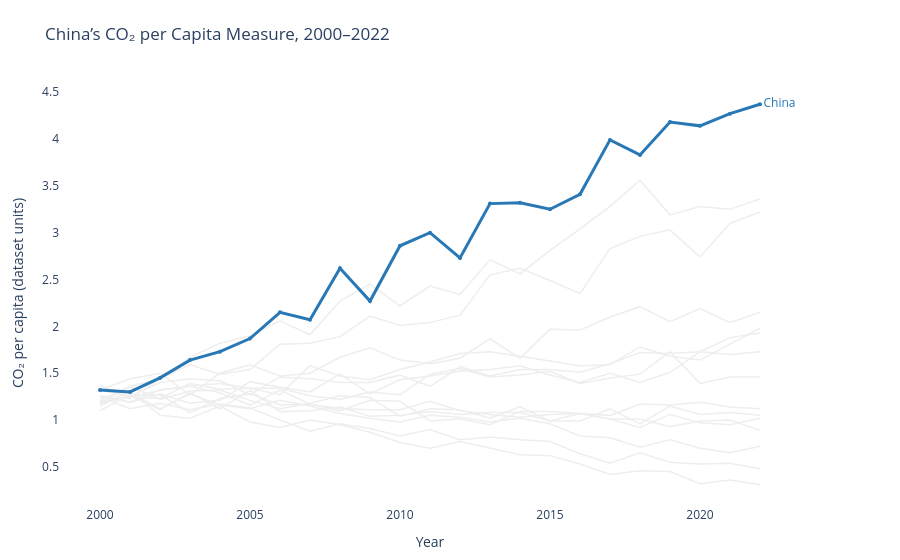

Notebook code cell kept with this figure:
### Code cell
highlight_country = 'China'
fig = go.Figure()

# Draw all countries in light grey
for country in df['Country'].unique():
    country_df = df[df['Country'] == country].sort_values('Year')

    fig.add_trace(go.Scatter(
        x=country_df['Year'],
        y=country_df['CO2_per_capita'],
        mode='lines',
        line=dict(color='#EEEEEE', width=1.5),
        hovertemplate=(
            f'{country}<br>Year: %{{x}}'
            '<br>CO2 per capita: %{y:.2f}<extra></extra>'
        ),
        showlegend=False
    ))

china_df = (
    df[df['Country'] == highlight_country]
    .sort_values('Year')
)

labels = [''] * len(china_df)
labels[-1] = 'China'

fig.add_trace(go.Scatter(
    x=china_df['Year'],
    y=china_df['CO2_per_capita'],
    mode='lines+markers+text',
    line=dict(color='#2878B5', width=3),
    marker=dict(size=4),
    text=labels,
    textposition='middle right',
    textfont=dict(color='#2878B5', size=12),
    showlegend=False
))

fig.update_layout(
    title='China’s CO₂ per Capita Measure, 2000–2022',
    xaxis_title='Year',
    yaxis_title='CO₂ per capita (dataset units)',
    template='plotly_white',
    showlegend=False,
    margin=dict(l=60, r=100, t=80, b=50)
)

fig.update_xaxes(showgrid=False, showline=False, zeroline=False)
fig.update_yaxes(showgrid=False, showline=False, zeroline=False)

fig.show()

### Figure 1 — Plotly figure (JSON) as saved in the notebook; plotly's stock layout.template omitted (floating-point values rounded to 4 significant figures)
{"data": [{"hovertemplate": "United States<br>Year: %{x}<br>CO2 per capita: %{y:.2f}<extra></extra>", "line": {"color": "#EEEEEE", "width": 1.5}, "mode": "lines", "showlegend": false, "type": "scatter", "x": [2000, 2001, 2002, 2003, 2004, 2005, 2006, 2007, 2008, 2009, 2010, 2011, 2012, 2013, 2014, 2015, 2016, 2017, 2018, 2019, 2020, 2021, 2022], "y": [1.32, 1.26, 1.11, 1.29, 1.12, 1.32, 1.09, 1.1, 1.14, 1.04, 1.05, 1.09, 1.06, 1.08, 1.08, 0.99, 1.07, 1.01, 0.92, 1.06, 0.97, 0.95, 1.02]}, {"hovertemplate": "China<br>Year: %{x}<br>CO2 per capita: %{y:.2f}<extra></extra>", "line": {"color": "#EEEEEE", "width": 1.5}, "mode": "lines", "showlegend": false, "type": "scatter", "x": [2000, 2001, 2002, 2003, 2004, 2005, 2006, 2007, 2008, 2009, 2010, 2011, 2012, 2013, 2014, 2015, 2016, 2017, 2018, 2019, 2020, 2021, 2022], "y": [1.32, 1.3, 1.45, 1.64, 1.73, 1.87, 2.15, 2.07, 2.62, 2.27, 2.86, 3.0, 2.73, 3.31, 3.32, 3.25, 3.41, 3.99, 3.83, 4.18, 4.14, 4.27, 4.37]}, {"hovertemplate": "India<br>Year: %{x}<br>CO2 per capita: %{y:.2f}<extra></extra>", "line": {"color": "#EEEEEE", "width": 1.5}, "mode": "lines", "showlegend": false, "type": "scatter", "x": [2000, 2001, 2002, 2003, 2004, 2005, 2006, 2007, 2008, 2009, 2010, 2011, 2012, 2013, 2014, 2015, 2016, 2017, 2018, 2019, 2020, 2021, 2022], "y": [1.21, 1.36, 1.44, 1.67, 1.82, 1.9, 2.06, 1.91, 2.27, 2.45, 2.22, 2.43, 2.34, 2.71, 2.56, 2.81, 3.04, 3.28, 3.56, 3.19, 3.28, 3.25, 3.36]}, {"hovertemplate": "Germany<br>Year: %{x}<br>CO2 per capita: %{y:.2f}<extra></extra>", "line": {"color": "#EEEEEE", "width": 1.5}, "mode": "lines", "showlegend": false, "type": "scatter", "x": [2000, 2001, 2002, 2003, 2004, 2005, 2006, 2007, 2008, 2009, 2010, 2011, 2012, 2013, 2014, 2015, 2016, 2017, 2018, 2019, 2020, 2021, 2022], "y": [1.25, 1.12, 1.18, 1.11, 1.17, 1.13, 1.0, 0.88, 0.96, 0.91, 0.83, 0.9, 0.79, 0.82, 0.79, 0.77, 0.64, 0.54, 0.65, 0.55, 0.53, 0.54, 0.48]}, {"hovertemplate": "United Kingdom<br>Year: %{x}<br>CO2 per capita: %{y:.2f}<extra></extra>", "line": {"color": "#EEEEEE", "width": 1.5}, "mode": "lines", "showlegend": false, "type": "scatter", "x": [2000, 2001, 2002, 2003, 2004, 2005, 2006, 2007, 2008, 2009, 2010, 2011, 2012, 2013, 2014, 2015, 2016, 2017, 2018, 2019, 2020, 2021, 2022], "y": [1.15, 1.31, 1.05, 1.02, 1.15, 0.98, 0.92, 1.0, 0.95, 0.87, 0.76, 0.7, 0.77, 0.7, 0.63, 0.62, 0.53, 0.42, 0.46, 0.45, 0.32, 0.36, 0.31]}, {"hovertemplate": "France<br>Year: %{x}<br>CO2 per capita: %{y:.2f}<extra></extra>", "line": {"color": "#EEEEEE", "width": 1.5}, "mode": "lines", "showlegend": false, "type": "scatter", "x": [2000, 2001, 2002, 2003, 2004, 2005, 2006, 2007, 2008, 2009, 2010, 2011, 2012, 2013, 2014, 2015, 2016, 2017, 2018, 2019, 2020, 2021, 2022], "y": [1.34, 1.29, 1.12, 1.28, 1.16, 1.12, 1.21, 1.15, 1.07, 1.02, 0.98, 1.05, 1.03, 0.98, 1.02, 0.96, 0.83, 0.81, 0.71, 0.79, 0.7, 0.65, 0.72]}, {"hovertemplate": "Brazil<br>Year: %{x}<br>CO2 per capita: %{y:.2f}<extra></extra>", "line": {"color": "#EEEEEE", "width": 1.5}, "mode": "lines", "showlegend": false, "type": "scatter", "x": [2000, 2001, 2002, 2003, 2004, 2005, 2006, 2007, 2008, 2009, 2010, 2011, 2012, 2013, 2014, 2015, 2016, 2017, 2018, 2019, 2020, 2021, 2022], "y": [1.26, 1.19, 1.32, 1.36, 1.39, 1.34, 1.27, 1.58, 1.47, 1.43, 1.54, 1.62, 1.71, 1.73, 1.68, 1.63, 1.58, 1.59, 1.78, 1.68, 1.64, 1.81, 1.98]}, {"hovertemplate": "Japan<br>Year: %{x}<br>CO2 per capita: %{y:.2f}<extra></extra>", "line": {"color": "#EEEEEE", "width": 1.5}, "mode": "lines", "showlegend": false, "type": "scatter", "x": [2000, 2001, 2002, 2003, 2004, 2005, 2006, 2007, 2008, 2009, 2010, 2011, 2012, 2013, 2014, 2015, 2016, 2017, 2018, 2019, 2020, 2021, 2022], "y": [1.1, 1.27, 1.27, 1.08, 1.23, 1.28, 1.16, 1.17, 1.1, 1.21, 1.2, 0.99, 1.01, 0.95, 1.09, 1.09, 1.07, 1.01, 1.01, 0.93, 0.99, 1.0, 0.89]}, {"hovertemplate": "Canada<br>Year: %{x}<br>CO2 per capita: %{y:.2f}<extra></extra>", "line": {"color": "#EEEEEE", "width": 1.5}, "mode": "lines", "showlegend": false, "type": "scatter", "x": [2000, 2001, 2002, 2003, 2004, 2005, 2006, 2007, 2008, 2009, 2010, 2011, 2012, 2013, 2014, 2015, 2016, 2017, 2018, 2019, 2020, 2021, 2022], "y": [1.17, 1.36, 1.22, 1.31, 1.32, 1.21, 1.12, 1.18, 1.26, 1.24, 1.04, 1.12, 1.11, 1.02, 1.14, 0.99, 0.99, 1.12, 0.96, 1.15, 1.06, 1.08, 1.05]}, {"hovertemplate": "Australia<br>Year: %{x}<br>CO2 per capita: %{y:.2f}<extra></extra>", "line": {"color": "#EEEEEE", "width": 1.5}, "mode": "lines", "showlegend": false, "type": "scatter", "x": [2000, 2001, 2002, 2003, 2004, 2005, 2006, 2007, 2008, 2009, 2010, 2011, 2012, 2013, 2014, 2015, 2016, 2017, 2018, 2019, 2020, 2021, 2022], "y": [1.26, 1.19, 1.28, 1.18, 1.21, 1.41, 1.35, 1.3, 1.49, 1.28, 1.43, 1.47, 1.52, 1.54, 1.58, 1.48, 1.4, 1.5, 1.4, 1.51, 1.73, 1.7, 1.73]}, {"hovertemplate": "South Korea<br>Year: %{x}<br>CO2 per capita: %{y:.2f}<extra></extra>", "line": {"color": "#EEEEEE", "width": 1.5}, "mode": "lines", "showlegend": false, "type": "scatter", "x": [2000, 2001, 2002, 2003, 2004, 2005, 2006, 2007, 2008, 2009, 2010, 2011, 2012, 2013, 2014, 2015, 2016, 2017, 2018, 2019, 2020, 2021, 2022], "y": [1.32, 1.44, 1.5, 1.27, 1.5, 1.59, 1.47, 1.5, 1.67, 1.77, 1.64, 1.6, 1.66, 1.87, 1.66, 1.97, 1.96, 2.1, 2.21, 2.05, 2.19, 2.04, 2.15]}, {"hovertemplate": "Russia<br>Year: %{x}<br>CO2 per capita: %{y:.2f}<extra></extra>", "line": {"color": "#EEEEEE", "width": 1.5}, "mode": "lines", "showlegend": false, "type": "scatter", "x": [2000, 2001, 2002, 2003, 2004, 2005, 2006, 2007, 2008, 2009, 2010, 2011, 2012, 2013, 2014, 2015, 2016, 2017, 2018, 2019, 2020, 2021, 2022], "y": [1.19, 1.24, 1.32, 1.36, 1.29, 1.16, 1.32, 1.17, 1.12, 1.11, 1.11, 1.2, 1.1, 1.06, 1.03, 1.06, 1.07, 1.05, 1.17, 1.16, 1.19, 1.14, 1.12]}, {"hovertemplate": "South Africa<br>Year: %{x}<br>CO2 per capita: %{y:.2f}<extra></extra>", "line": {"color": "#EEEEEE", "width": 1.5}, "mode": "lines", "showlegend": false, "type": "scatter", "x": [2000, 2001, 2002, 2003, 2004, 2005, 2006, 2007, 2008, 2009, 2010, 2011, 2012, 2013, 2014, 2015, 2016, 2017, 2018, 2019, 2020, 2021, 2022], "y": [1.2, 1.25, 1.23, 1.39, 1.33, 1.34, 1.34, 1.26, 1.22, 1.3, 1.27, 1.49, 1.55, 1.46, 1.48, 1.52, 1.39, 1.45, 1.49, 1.73, 1.39, 1.46, 1.46]}, {"hovertemplate": "Mexico<br>Year: %{x}<br>CO2 per capita: %{y:.2f}<extra></extra>", "line": {"color": "#EEEEEE", "width": 1.5}, "mode": "lines", "showlegend": false, "type": "scatter", "x": [2000, 2001, 2002, 2003, 2004, 2005, 2006, 2007, 2008, 2009, 2010, 2011, 2012, 2013, 2014, 2015, 2016, 2017, 2018, 2019, 2020, 2021, 2022], "y": [1.18, 1.25, 1.4, 1.44, 1.42, 1.27, 1.46, 1.44, 1.4, 1.4, 1.48, 1.36, 1.57, 1.47, 1.54, 1.54, 1.51, 1.6, 1.72, 1.71, 1.73, 1.88, 1.93]}, {"hovertemplate": "Indonesia<br>Year: %{x}<br>CO2 per capita: %{y:.2f}<extra></extra>", "line": {"color": "#EEEEEE", "width": 1.5}, "mode": "lines", "showlegend": false, "type": "scatter", "x": [2000, 2001, 2002, 2003, 2004, 2005, 2006, 2007, 2008, 2009, 2010, 2011, 2012, 2013, 2014, 2015, 2016, 2017, 2018, 2019, 2020, 2021, 2022], "y": [1.37, 1.23, 1.44, 1.59, 1.49, 1.54, 1.81, 1.82, 1.89, 2.11, 2.01, 2.04, 2.12, 2.55, 2.62, 2.49, 2.35, 2.83, 2.96, 3.03, 2.74, 3.1, 3.22]}, {"line": {"color": "#2878B5", "width": 3}, "marker": {"size": 4}, "mode": "lines+markers+text", "showlegend": false, "text": ["", "", "", "", "", "", "", "", "", "", "", "", "", "", "", "", "", "", "", "", "", "", "China"], "textfont": {"color": "#2878B5", "size": 12}, "textposition": "middle right", "type": "scatter", "x": [2000, 2001, 2002, 2003, 2004, 2005, 2006, 2007, 2008, 2009, 2010, 2011, 2012, 2013, 2014, 2015, 2016, 2017, 2018, 2019, 2020, 2021, 2022], "y": [1.32, 1.3, 1.45, 1.64, 1.73, 1.87, 2.15, 2.07, 2.62, 2.27, 2.86, 3.0, 2.73, 3.31, 3.32, 3.25, 3.41, 3.99, 3.83, 4.18, 4.14, 4.27, 4.37]}], "layout": {"margin": {"b": 50, "l": 60, "r": 100, "t": 80}, "showlegend": false, "title": {"text": "China’s CO₂ per Capita Measure, 2000–2022"}, "xaxis": {"showgrid": false, "showline": false, "title": {"text": "Year"}, "zeroline": false}, "yaxis": {"showgrid": false, "showline": false, "title": {"text": "CO₂ per capita (dataset units)"}, "zeroline": false}}}
